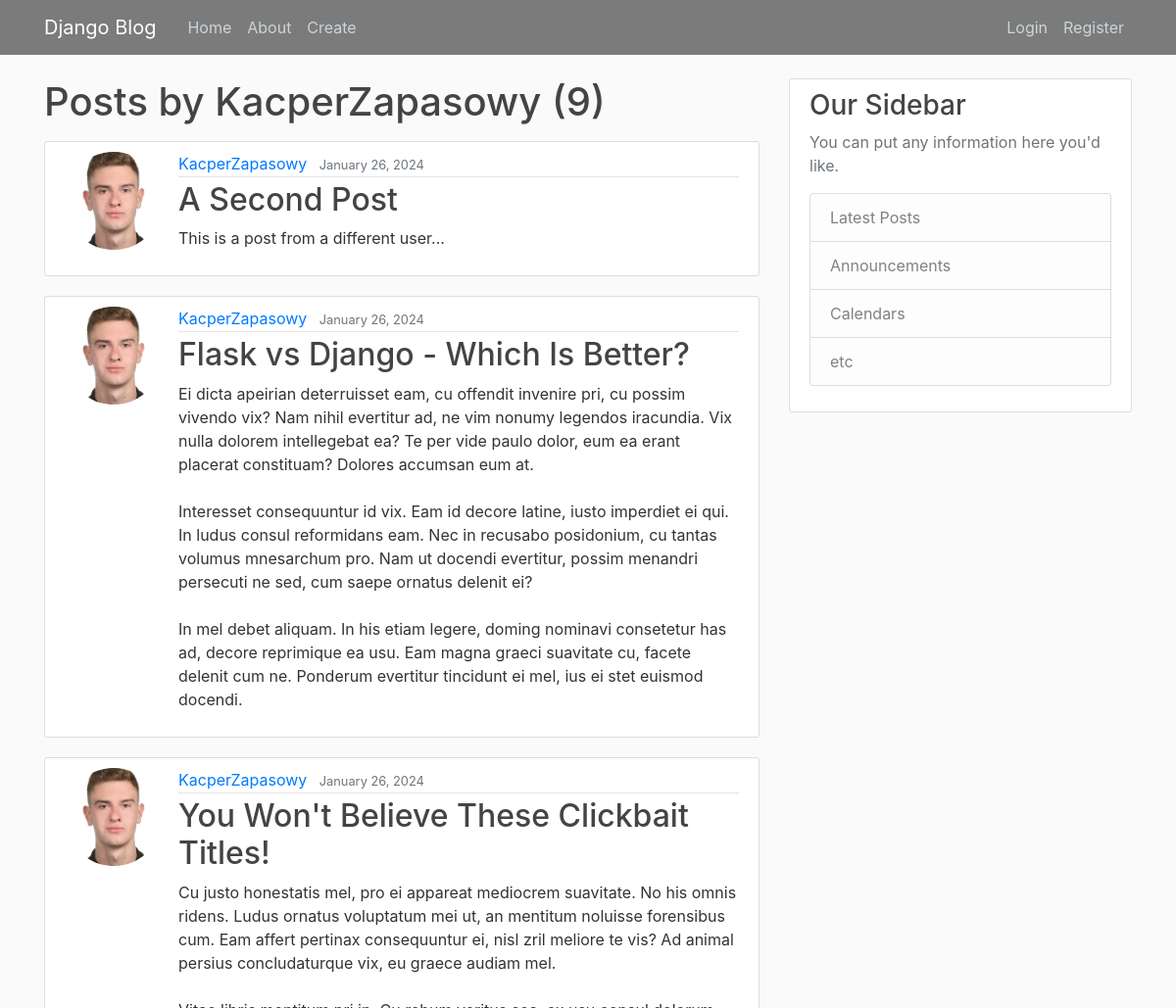
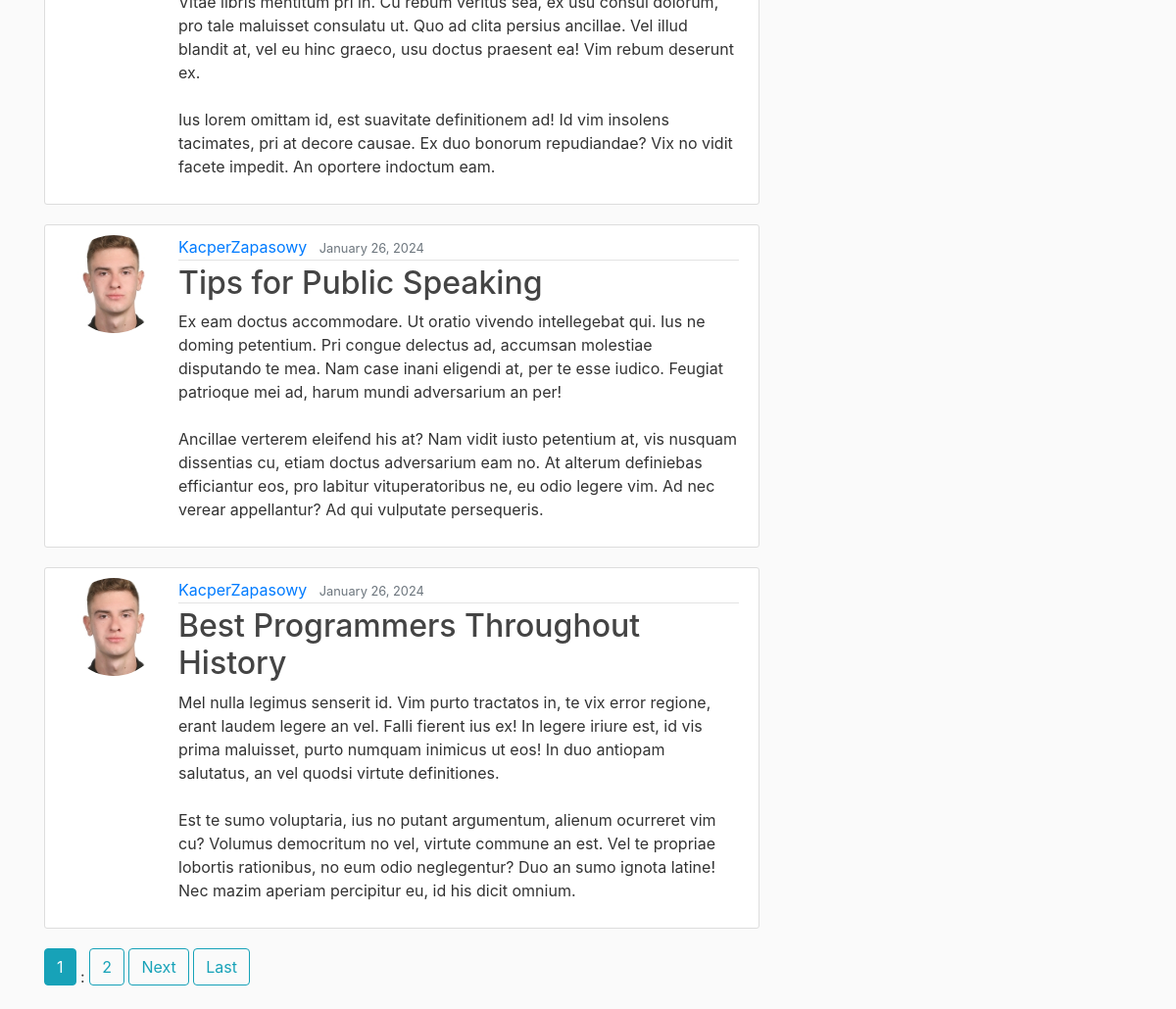
Page /user/KacperZapasowy on the committed database (2 pictures, top to bottom).
### main/models.py (models this page shows, shortened)
class Post(models.Model):
    title = models.CharField(max_length = 100)
    content = models.TextField()
    date_posted = models.DateTimeField(default = timezone.now)
    author = models.ForeignKey(User, on_delete=models.CASCADE) #Jeśli user usunięty, to post też

### users/models.py (models this page shows, shortened)
class Profile(models.Model):
    user = models.OneToOneField(User, on_delete=models.CASCADE) #CASCADE - jeśli user usunięty, usuń posty, nie na odwrót
    image = models.ImageField(default='default.jpg', upload_to='profile_pics')

### main/views.py (the view)
# urls.py: path('user/<str:username>', UserPostListView.as_view(), name="user-posts"),
class UserPostListView(ListView):
    model = Post
    template_name = 'main/user_posts.html'
    context_object_name = 'posts'
    ordering = ['-date_posted'] # date_posted jeśli chcemy od najstarszego
    paginate_by = 5
    def get_queryset(self):
        user = get_object_or_404(User, username=self.kwargs.get('username'))
        return Post.objects.filter(author=user).order_by('date_posted')

### main/templates/main/user_posts.html (shortened to what this page needs)
{% extends "main/base.html" %}
{% block content %}
    <h1 class="mb-3">Posts by {{ view.kwargs.username }} ({{ page_obj.paginator.count }})</h1>
    {% for post in posts %}
        <article class="media content-section">
            <img class ="rounded-circle article-img" src="{{ post.author.profile.image.url }}">
            <div class="media-body">
            <div class="article-metadata">
                <a class="mr-2" href="{% url 'user-posts' post.author.username %}">{{ post.author }}</a>
                <small class="text-muted">{{ post.date_posted|date:"F d, Y" }}</small>
            </div>
            <h2><a class="article-title" href="{% url 'post-detail' post.id %}">{{ post.title }}</a></h2>
            <p class="article-content">{{ post.content }}</p>
            </div>
        </article>
    {% endfor %}
    {% if is_paginated %}
        {% for num in page_obj.paginator.page_range %}
            {% if page_obj.number == num %}
                <a class="btn btn-info mb-4" href="?page={{ num }}">{{ num }}</a>
            {% elif num > page_obj.number|add:'-3' and num < page_obj.number|add:'3'%}:
            <a class="btn btn-outline-info mb-4" href="?page={{ num }}">{{ num }}</a>
            {% endif %}
        {% endfor %}
        {% if page_obj.has_next %}
            <a class="btn btn-outline-info mb-4" href="?page={{ page_obj.next_page_number}}">Next</a>
            <a class="btn btn-outline-info mb-4" href="?page={{ page_obj.paginator.num_pages }}">Last</a>
        {% endif %}
    {% endif %}
{% endblock content %}

### main/static/main/main.css (style rules this page uses)
body { background: #fafafa; color: #333333; margin-top: 5rem; }
h1, h2, h3, h4, h5, h6 { color: #444444; }
.content-section { background: #ffffff; padding: 10px 20px; border: 1px solid #dddddd; border-radius: 3px; margin-bottom: 20px; }
.article-title { color: #444444; }
.article-content { white-space: pre-line; }
.article-img { height: 65px; width: 65px; margin-right: 16px; }
.article-metadata { padding-bottom: 1px; margin-bottom: 4px; border-bottom: 1px solid #e3e3e3 }
.article-img { width: 100px; height: 100px; object-fit: cover; border-radius: 50%; }

### rows in the picture
Post: author.profile.image (placeholder picture), author "KacperZapasowy", date_posted "January 26, 2024", title "A Second Post", content "This is a post from a different user..."
Post: author.profile.image (placeholder picture), author "KacperZapasowy", date_posted "January 26, 2024", title "Flask vs Django - Which Is Better?", content "Ei dicta apeirian deterruisset eam, cu offendit invenire pri, cu possim vivendo vix? Nam nihil evertitur ad, ne vim nonumy legendos iracundia. Vix nulla dolorem intellegebat ea? Te per vide paulo dolor, eum ea erant placerat constituam? Dolores accumsan eum at. Interesset consequuntur id vix. Eam id decore latine, iusto imperdiet ei qui. In ludus consul reformidans eam. Nec in recusabo posidonium, cu tantas volumus mnesarchum pro. Nam ut docendi evertitur, possim menandri persecuti ne sed, cum saepe ornatus delenit ei? In mel debet aliquam. In his etiam legere, doming nominavi consetetur has ad, decore reprimique ea usu. Eam magna graeci suavitate cu, facete delenit cum ne. Ponderum…"
Post: author.profile.image (placeholder picture), author "KacperZapasowy", date_posted "January 26, 2024", title "You Won't Believe These Clickbait Titles!", content "Cu justo honestatis mel, pro ei appareat mediocrem suavitate. No his omnis ridens. Ludus ornatus voluptatum mei ut, an mentitum noluisse forensibus cum. Eam affert pertinax consequuntur ei, nisl zril meliore te vis? Ad animal persius concludaturque vix, eu graece audiam mel. Vitae libris mentitum pri in. Cu rebum veritus sea, ex usu consul dolorum, pro tale maluisset consulatu ut. Quo ad clita persius ancillae. Vel illud blandit at, vel eu hinc graeco, usu doctus praesent ea! Vim rebum deserunt ex. Ius lorem omittam id, est suavitate definitionem ad! Id vim insolens tacimates, pri at decore causae. Ex duo bonorum repudiandae? Vix no vidit facete impedit. An oportere indoctum eam."
Post: author.profile.image (placeholder picture), author "KacperZapasowy", date_posted "January 26, 2024", title "Tips for Public Speaking", content "Ex eam doctus accommodare. Ut oratio vivendo intellegebat qui. Ius ne doming petentium. Pri congue delectus ad, accumsan molestiae disputando te mea. Nam case inani eligendi at, per te esse iudico. Feugiat patrioque mei ad, harum mundi adversarium an per! Ancillae verterem eleifend his at? Nam vidit iusto petentium at, vis nusquam dissentias cu, etiam doctus adversarium eam no. At alterum definiebas efficiantur eos, pro labitur vituperatoribus ne, eu odio legere vim. Ad nec verear appellantur? Ad qui vulputate persequeris."
Post: author.profile.image (placeholder picture), author "KacperZapasowy", date_posted "January 26, 2024", title "Best Programmers Throughout History", content "Mel nulla legimus senserit id. Vim purto tractatos in, te vix error regione, erant laudem legere an vel. Falli fierent ius ex! In legere iriure est, id vis prima maluisset, purto numquam inimicus ut eos! In duo antiopam salutatus, an vel quodsi virtute definitiones. Est te sumo voluptaria, ius no putant argumentum, alienum ocurreret vim cu? Volumus democritum no vel, virtute commune an est. Vel te propriae lobortis rationibus, no eum odio neglegentur? Duo an sumo ignota latine! Nec mazim aperiam percipitur eu, id his dicit omnium."

### other values in the picture
{{ view.kwargs.username }} "KacperZapasowy"
{{ page_obj.paginator.count }} "9"
{{ num }} "1"
{{ num }} "2"
